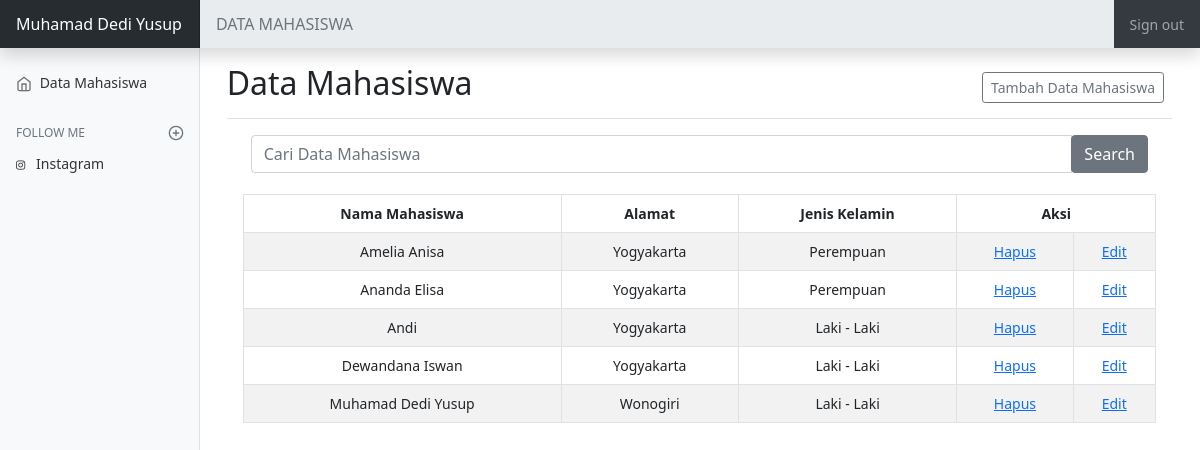
The page / on the database its author committed.
### tables this page shows
CREATE TABLE `tb_mahasiswa` (
  `id_mhs` int(11) NOT NULL,
  `nama_mhs` varchar(50) NOT NULL,
  `alamat_mhs` varchar(50) NOT NULL,
  `id_jeniskelamin` int(11) NOT NULL
);

CREATE TABLE `tb_jeniskelamin` (
  `id` int(11) NOT NULL,
  `nama` varchar(20) NOT NULL
);

### index.php (the view, shortened to what this page needs)
<?php
include 'header.php';
include 'koneksi.php';
?>
<main class="col-md-9 ml-sm-auto col-lg-10 px-md-4">
    <div class="d-flex justify-content-between flex-wrap flex-md-nowrap align-items-center pt-3 pb-2 mb-3 border-bottom">
        <h1 class="h2">Data Mahasiswa</h1>
        <div class="btn-group mr-2">
            <a href="tambah_data.php" type="button" class="btn btn-sm btn-outline-secondary">Tambah Data Mahasiswa</a>
        </div>
    </div>
    <form action="" method="GET">
        <div class="input-group col-md-9 ml-sm-auto col-lg-10 px-md-4">
            <input type=" text" class="form-control" placeholder="Cari Data Mahasiswa" name="cari">
            <div class="input-group-append">
                <input class="btn btn-secondary" type="submit" name="submit" value="Search">
            </div>
        </div>
    </form> <br>
    <div class="container">
        <div class="table-responsive">
            <table class="table table-striped table-bordered table-hover text-center ">
                <thead>
                    <tr>
                        <th>Nama Mahasiswa</th>
                        <th>Alamat</th>
                        <th>Jenis Kelamin</th>
                        <th colspan="2">Aksi</th>
                    </tr>
                </thead>
                <tbody>
                    <?php
                    if (isset($_GET['submit'])) {
                        $cari = $_GET['cari'];
                        $sql = "SELECT * FROM tb_mahasiswa LEFT JOIN tb_jeniskelamin ON tb_mahasiswa.id_jeniskelamin = tb_jeniskelamin.id WHERE nama_mhs LIKE '%$cari%'";
                    } else {
                        $sql = "SELECT * FROM tb_mahasiswa LEFT JOIN tb_jeniskelamin ON tb_mahasiswa.id_jeniskelamin = tb_jeniskelamin.id ORDER BY tb_mahasiswa.nama_mhs ASC";
                    }
                    $hasil = mysqli_query($koneksi, $sql);
                    while ($d = mysqli_fetch_assoc($hasil)) { ?>
                        <tr>
                            <td><?= $d['nama_mhs'] ?></td>
                            <td><?= $d['alamat_mhs'] ?></td>
                            <td><?= $d['nama'] ?></td>
                            <td><a href="hapus.php?id=<?= $d['id_mhs'] ?>" onclick="return confirm('Yakin Dihapus?');">Hapus</a></td>
                            <td><a href="edit_data.php?id=<?= $d['id_mhs'] ?>">Edit</a></a></td>
                        </tr>
                    <?php } ?>
                </tbody>
            </table>
        </div>
    </div>
    <?php include 'footer.php'; ?>

### header.php (shortened to what this page needs)
<!DOCTYPE html>
<html lang="en">
<head>
    <link href="Assets/css/fontawesome.css" rel="stylesheet">
    <link href="Assets/css/brands.css" rel="stylesheet">
    <link href="Assets/css/bootstrap.min.css" rel="stylesheet">
    <link href="Assets/stylesheet.css" rel="stylesheet">
</head>
<body>
    <nav class="navbar navbar-dark sticky-top bg-dark flex-md-nowrap p-0 shadow">
        <a class="navbar-brand col-md-3 col-lg-2 mr-0 px-3" href="index.php">Muhamad Dedi Yusup</a>
        <input class="form-control form-control-dark w-100" type="text" placeholder="DATA MAHASISWA" aria-label="Search" disabled>
        <ul class="navbar-nav px-3">
            <li class="nav-item text-nowrap">
                <a class="nav-link" href="#">Sign out</a>
            </li>
        </ul>
    </nav>
    <div class="container-fluid">
        <div class="row">
            <nav id="sidebarMenu" class="col-md-3 col-lg-2 d-md-block bg-light sidebar collapse">
                <div class="position-sticky pt-3">
                    <ul class="nav flex-column">
                        <li class="nav-item">
                            <a class="nav-link" aria-current="page" href="index.php">
                                <span data-feather="home"></span>
                                Data Mahasiswa
                            </a>
                        </li>
                    </ul>
                    <h6 class="sidebar-heading d-flex justify-content-between align-items-center px-3 mt-4 mb-1 text-muted">
                        <span>Follow Me</span>
                        <a class="link-secondary" href="#" aria-label="Add a new report">
                            <span data-feather="plus-circle"></span>
                        </a>
                    </h6>
                    <ul class="nav flex-column mb-2">
                        <li class="nav-item">
                            <a class="nav-link" href="https://Instagram.com/Dey_muhamad" target="_blank">
                                <i class="fab fa-instagram fa-xs"></i> &nbsp
                                Instagram
                            </a>
                        </li>
                </div>
            </nav>

### footer.php (shortened to what this page needs)
</main>
</div>
</div>
</body>
</html>

### assets/css/brands.css (style rules this page uses)
.fab { font-family: 'Font Awesome 5 Brands'; font-weight: 400; }

### assets/stylesheet.css (style rules this page uses)
body { font-size: .875rem; }
.feather { width: 16px; height: 16px; vertical-align: text-bottom; }
.sidebar { position: fixed; top: 0; bottom: 0; left: 0; z-index: 100; padding: 48px 0 0; box-shadow: inset -1px 0 0 rgba(0, 0, 0, .1); }
.sidebar .nav-link { font-weight: 500; color: #333; }
.sidebar .nav-link .feather { margin-right: 4px; color: #727272; }
.sidebar-heading { font-size: .75rem; text-transform: uppercase; }
.navbar-brand { padding-top: .75rem; padding-bottom: .75rem; font-size: 1rem; background-color: rgba(0, 0, 0, .25); box-shadow: inset -1px 0 0 rgba(0, 0, 0, .25); }
.navbar .form-control { padding: .75rem 1rem; border-width: 0; border-radius: 0; }
.form-control-dark { color: #fff; background-color: rgba(255, 255, 255, .1); border-color: rgba(255, 255, 255, .1); }

### rows shown on the page
tb_mahasiswa: nama_mhs "Amelia Anisa", alamat_mhs "Yogyakarta", id_jeniskelamin.nama "Perempuan"
tb_mahasiswa: nama_mhs "Ananda Elisa", alamat_mhs "Yogyakarta", id_jeniskelamin.nama "Perempuan"
tb_mahasiswa: nama_mhs "Andi", alamat_mhs "Yogyakarta", id_jeniskelamin.nama "Laki - Laki"
tb_mahasiswa: nama_mhs "Dewandana Iswan", alamat_mhs "Yogyakarta", id_jeniskelamin.nama "Laki - Laki"
tb_mahasiswa: nama_mhs "Muhamad Dedi Yusup", alamat_mhs "Wonogiri", id_jeniskelamin.nama "Laki - Laki"
